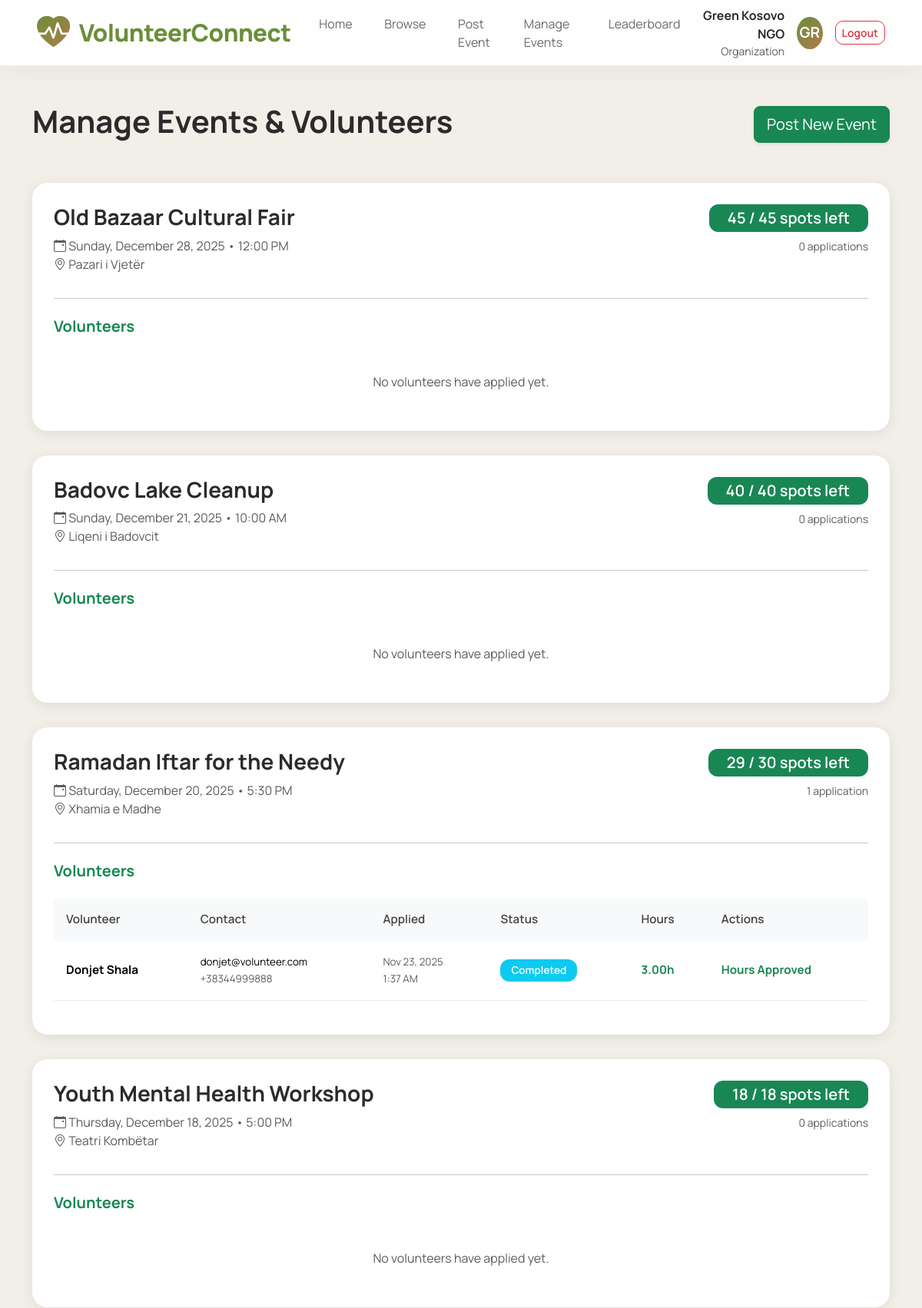
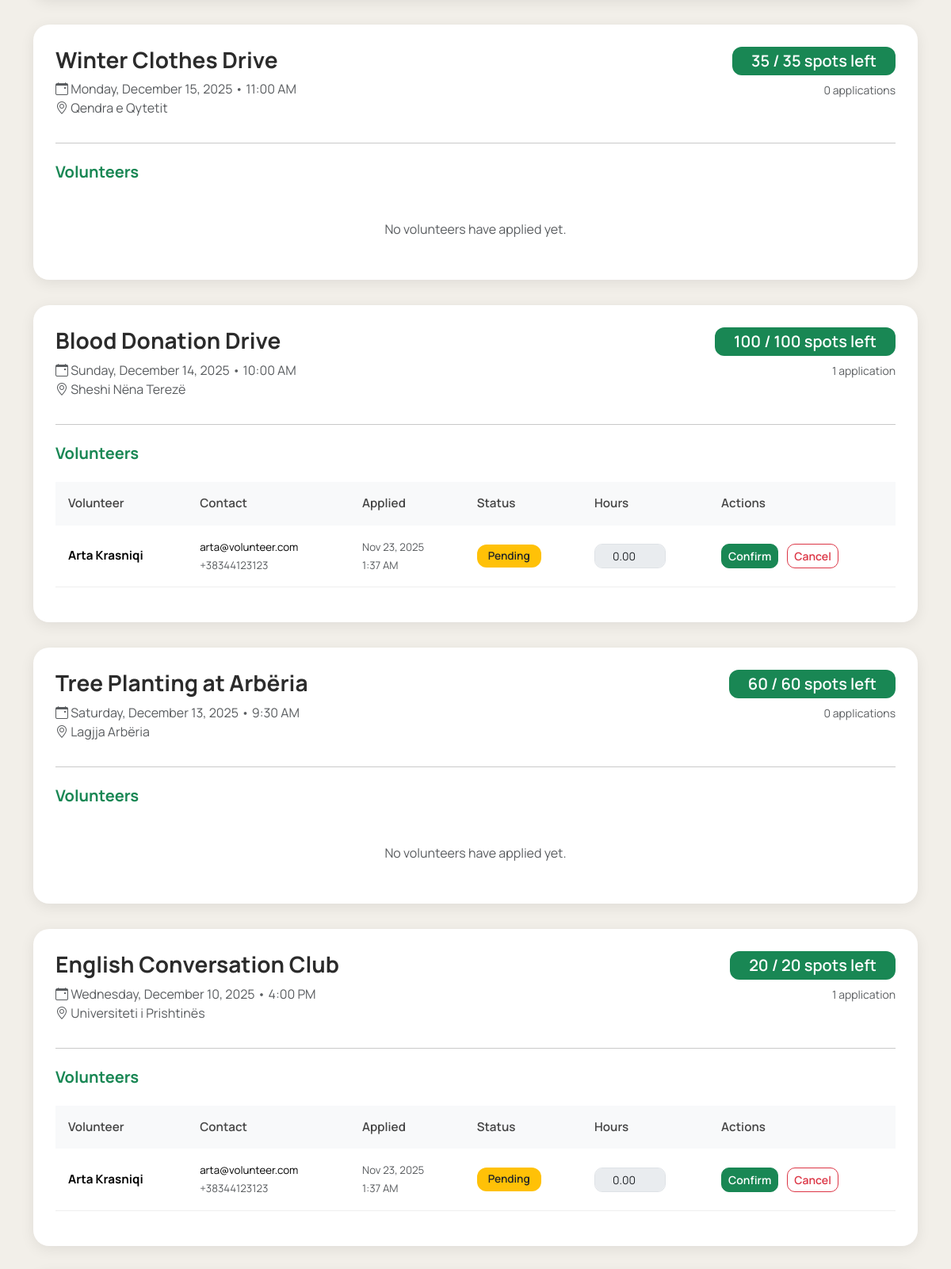
The page /manage_events.php (signed in, upper part) on the database its author committed (2 pictures, top to bottom).
### tables this page shows
CREATE TABLE opportunities (
    id INT AUTO_INCREMENT PRIMARY KEY,
    title VARCHAR(255) NOT NULL,
    description TEXT NOT NULL,
    category VARCHAR(50) DEFAULT 'General',
    location_name VARCHAR(255) NOT NULL,
    latitude DECIMAL(10,8) NULL,
    longitude DECIMAL(11,8) NULL,
    date DATE NOT NULL,
    time TIME NULL,
    slots INT DEFAULT 20,
    filled_slots INT DEFAULT 0,
    organization_id INT NOT NULL,
    created_at TIMESTAMP DEFAULT CURRENT_TIMESTAMP,
    FOREIGN KEY (organization_id) REFERENCES users(id) ON DELETE CASCADE,
    INDEX idx_date (date),
    INDEX idx_category (category)
);

CREATE TABLE applications (
    id INT AUTO_INCREMENT PRIMARY KEY,
    opportunity_id INT NOT NULL,
    volunteer_id INT NOT NULL,
    status ENUM('pending','confirmed','completed','cancelled') DEFAULT 'pending',
    hours_worked DECIMAL(5,2) DEFAULT 0.00,
    hours_approved TINYINT(1) DEFAULT 0,
    applied_at TIMESTAMP DEFAULT CURRENT_TIMESTAMP,
    completed_at TIMESTAMP NULL,
    FOREIGN KEY (opportunity_id) REFERENCES opportunities(id) ON DELETE CASCADE,
    FOREIGN KEY (volunteer_id) REFERENCES users(id) ON DELETE CASCADE,
    UNIQUE KEY unique_application (opportunity_id, volunteer_id)
);

CREATE TABLE users (
    id INT AUTO_INCREMENT PRIMARY KEY,
    name VARCHAR(100) NOT NULL,
    email VARCHAR(150) UNIQUE NOT NULL,
    password VARCHAR(255) NOT NULL,
    role ENUM('user','volunteer','organization','admin') DEFAULT 'user',
    status ENUM('pending','approved','rejected') DEFAULT 'approved',
    phone VARCHAR(20) DEFAULT NULL,
    total_hours INT DEFAULT 0,
    total_verified_hours INT DEFAULT 0,
    created_at TIMESTAMP DEFAULT CURRENT_TIMESTAMP,
    INDEX idx_role (role),
    INDEX idx_email (email)
);

### manage_events.php (the view, shortened to what this page needs)
<?php
require_once 'config/config.php';
include_once 'includes/header.php';
?>
<div class="container my-5">
    <div class="d-flex justify-content-between align-items-center mb-5">
        <h1 class="fw-bold display-6">Manage Events & Volunteers</h1>
        <a href="post_opportunity.php" class="btn btn-success btn-lg shadow-sm">
            Post New Event
        </a>
    </div>
    <?php
    $stmt = $conn->prepare("
        SELECT
            o.*,
            (
                o.slots - COALESCE(
                    SUM(CASE WHEN a.status IN ('confirmed', 'completed') THEN 1 ELSE 0 END),
                0)
            ) AS spots_left,
            COUNT(a.id) AS total_applications
        FROM opportunities o
        LEFT JOIN applications a
            ON o.id = a.opportunity_id
            AND a.status IN ('pending', 'confirmed', 'completed')
        WHERE o.organization_id = ?
        GROUP BY o.id
        ORDER BY o.date DESC, o.created_at DESC
    ");
    $stmt->execute([$_SESSION['user_id']]);
    $events = $stmt->fetchAll();
    ?>
    <?php if (empty($events)): ?>
        <div class="text-center py-5">
            <div class="py-5">
                <h3 class="text-muted">No events posted yet</h3>
                <p class="lead text-muted mb-4">Start making an impact — create your first volunteer opportunity!</p>
                <a href="post_opportunity.php" class="btn btn-success btn-lg px-5">Post Your First Event</a>
            </div>
        </div>
    <?php else: ?>
        <?php foreach ($events as $event): ?>
            <div class="event-card">
                <div class="d-flex justify-content-between align-items-start mb-4">
                    <div>
                        <h3 class="fw-bold mb-2"><?= htmlspecialchars($event['title']) ?></h3>
                        <p class="text-muted mb-2">
                            <i class="bi bi-calendar-event"></i>
                            <?= date('l, F j, Y', strtotime($event['date'])) ?>
                            <?= $event['time'] ? ' • ' . date('g:i A', strtotime($event['time'])) : '' ?>
                            <br>
                            <i class="bi bi-geo-alt"></i> <?= htmlspecialchars($event['location_name']) ?>
                        </p>
                    </div>
                    <div class="text-end">
                        <div class="badge bg-<?= $event['spots_left'] > 0 ? 'success' : 'danger' ?> fs-5 px-4 py-2">
                            <?= $event['spots_left'] ?> / <?= $event['slots'] ?> spots left
                        </div>
                        <div class="mt-2 text-muted small">
                            <?= $event['total_applications'] ?> application<?= $event['total_applications'] != 1 ? 's' : '' ?>
                        </div>
                    </div>
                </div>
                <hr class="my-4">
                <h5 class="fw-bold mb-4 text-success">Volunteers</h5>
                <?php
                $apps = $conn->prepare("
                    SELECT a.*, u.name, u.email, u.phone
                    FROM applications a
                    JOIN users u ON a.volunteer_id = u.id
                    WHERE a.opportunity_id = ?
                    ORDER BY
                        a.status = 'pending' DESC,
                        a.applied_at DESC
                ");
                $apps->execute([$event['id']]);
                $volunteers = $apps->fetchAll();
                ?>
                <?php if (empty($volunteers)): ?>
                    <div class="text-center py-4 text-muted">
                        <p class="mb-0">No volunteers have applied yet.</p>
                    </div>
                <?php else: ?>
                    <div class="table-responsive">
                        <table class="table table-custom align-middle">
                            <thead>
                                <tr>
                                    <th>Volunteer</th>
                                    <th>Contact</th>
                                    <th>Applied</th>
                                    <th>Status</th>
                                    <th>Hours</th>
                                    <th>Actions</th>
                                </tr>
                            </thead>
                            <tbody>
                                <?php foreach ($volunteers as $v): ?>
                                    <tr id="row-<?= $v['id'] ?>">
                                        <td>
                                            <strong><?= htmlspecialchars($v['name']) ?></strong>
                                        </td>
                                        <td>
                                            <small>
                                                <?= htmlspecialchars($v['email']) ?><br>
                                                <?= $v['phone'] ? '<span class="text-muted">'.htmlspecialchars($v['phone']).'</span>' : '' ?>
                                            </small>
                                        </td>
                                        <td>
                                            <small class="text-muted">
                                                <?= date('M j, Y', strtotime($v['applied_at'])) ?><br>
                                                <?= date('g:i A', strtotime($v['applied_at'])) ?>
                                            </small>
                                        </td>
                                        <td>
                                            <span class="badge
                                                <?= $v['status'] == 'confirmed' ? 'bg-success' :
                                                   ($v['status'] == 'cancelled' ? 'bg-secondary' :
                                                   ($v['status'] == 'completed' ? 'bg-info' : 'bg-warning text-dark')) ?>"
                                                id="status-<?= $v['id'] ?>">
                                                <?= ucfirst($v['status']) ?>
                                            </span>
                                        </td>
                                        <td>
                                            <?php if ($v['status'] == 'completed'): ?>
                                                <strong class="text-success"><?= $v['hours_worked'] ?>h</strong>
                                            <?php else: ?>
                                                <input type="number" step="0.5" min="0" max="24"
                                                       class="form-control form-control-sm hours-input"
                                                       id="hours-<?= $v['id'] ?>"
                                                       value="<?= $v['hours_worked'] ?? '' ?>"
                                                       <?= $v['status'] == 'pending' ? 'disabled' : '' ?>>
                                            <?php endif; ?>
                                        </td>
                                        <td id="actions-<?= $v['id'] ?>">
                                            <?php if ($v['status'] === 'pending'): ?>
                                                <button class="btn btn-sm btn-success me-2" onclick="updateApp(<?= $v['id'] ?>, 'confirm')">
                                                    Confirm
                                                </button>
                                                <button class="btn btn-sm btn-outline-danger" onclick="updateApp(<?= $v['id'] ?>, 'cancel')">
                                                    Cancel
                                                </button>
                                            <?php elseif ($v['status'] === 'confirmed' && $v['hours_approved'] == 0): ?>
                                                <button class="btn btn-sm btn-primary" onclick="completeAndApprove(<?= $v['id'] ?>)">
                                                    Complete & Approve Hours
                                                </button>
                                            <?php elseif ($v['hours_approved'] == 1): ?>
                                                <span class="text-success fw-bold">Hours Approved</span>
                                            <?php else: ?>
                                                <span class="text-muted">—</span>
                                            <?php endif; ?>
                                        </td>
                                    </tr>
                                <?php endforeach; ?>
                            </tbody>
                        </table>
                    </div>
                <?php endif; ?>
            </div>
        <?php endforeach; ?>
    <?php endif; ?>
</div>
<?php include 'includes/footer.php'; ?>

### includes/header.php (style rules this page uses)
:root { --earth-1: #f2efe9; --accent-1: #6a8e3a; --accent-2: #b27a4b; --muted: #6b6b6b; }
body { font-family: 'Manrope', 'Inter', sans-serif; background: var(--earth-1); color: #2b2b2b; margin: 0; }

### manage_events.php (style rules this page uses)
:root { --accent: #6a8e3a; --accent2: #b27a4b; }
.event-card { border: none; border-radius: 20px; padding: 28px; background: #fff; box-shadow: 0 4px 18px rgba(0,0,0,0.08); transition: all 0.3s ease; margin-bottom: 2rem; }
.table-custom { font-size: 0.95rem; }
.table-custom th { background: #f8f9fa; font-weight: 600; color: #444; border: none; padding: 16px; }
.table-custom td { padding: 16px; vertical-align: middle; border-color: #eee; }
.badge { padding: 8px 14px; border-radius: 12px !important; font-weight: 600; font-size: 0.85rem; }
.btn-sm { border-radius: 10px; font-weight: 600; }
.hours-input { width: 90px; text-align: center; border-radius: 10px; }

### rows shown on the page
opportunities: title "Old Bazaar Cultural Fair", date "Sunday, December 28, 2025", time "12:00 PM", location_name "Pazari i Vjetër", spots_left "45", slots "45", total_applications "0", shows "No volunteers have applied yet."
opportunities: title "Badovc Lake Cleanup", date "Sunday, December 21, 2025", time "10:00 AM", location_name "Liqeni i Badovcit", spots_left "40", slots "40", total_applications "0", shows "No volunteers have applied yet."
opportunities: title "Ramadan Iftar for the Needy", date "Saturday, December 20, 2025", time "5:30 PM", location_name "Xhamia e Madhe", spots_left "29", slots "30", total_applications "1"
applications: volunteer.name "Donjet Shala", volunteer.email "donjet@volunteer.com", volunteer.phone "+38344999888", applied_at "Nov 23, 2025", applied_at "1:37 AM", status "Completed", hours_worked "3.00", hours_approved "Hours Approved"
opportunities: title "Youth Mental Health Workshop", date "Thursday, December 18, 2025", time "5:00 PM", location_name "Teatri Kombëtar", spots_left "18", slots "18", total_applications "0", shows "No volunteers have applied yet."
opportunities: title "Winter Clothes Drive", date "Monday, December 15, 2025", time "11:00 AM", location_name "Qendra e Qytetit", spots_left "35", slots "35", total_applications "0", shows "No volunteers have applied yet."
opportunities: title "Blood Donation Drive", date "Sunday, December 14, 2025", time "10:00 AM", location_name "Sheshi Nëna Terezë", spots_left "100", slots "100", total_applications "1"
applications: volunteer.name "Arta Krasniqi", volunteer.email "arta@volunteer.com", volunteer.phone "+38344123123", applied_at "Nov 23, 2025", applied_at "1:37 AM", status "Pending", hours_worked "0.00"
opportunities: title "Tree Planting at Arbëria", date "Saturday, December 13, 2025", time "9:30 AM", location_name "Lagjja Arbëria", spots_left "60", slots "60", total_applications "0", shows "No volunteers have applied yet."
opportunities: title "English Conversation Club", date "Wednesday, December 10, 2025", time "4:00 PM", location_name "Universiteti i Prishtinës", spots_left "20", slots "20", total_applications "1"
applications: volunteer.name "Arta Krasniqi", volunteer.email "arta@volunteer.com", volunteer.phone "+38344123123", applied_at "Nov 23, 2025", applied_at "1:37 AM", status "Pending", hours_worked "0.00"

### other values the page prints
$_SESSION['name'] "Green Kosovo NGO"
$_SESSION['role'] "Organization"
substr($_SESSION['name'] ?? 'U', 0, 2) "GR"
